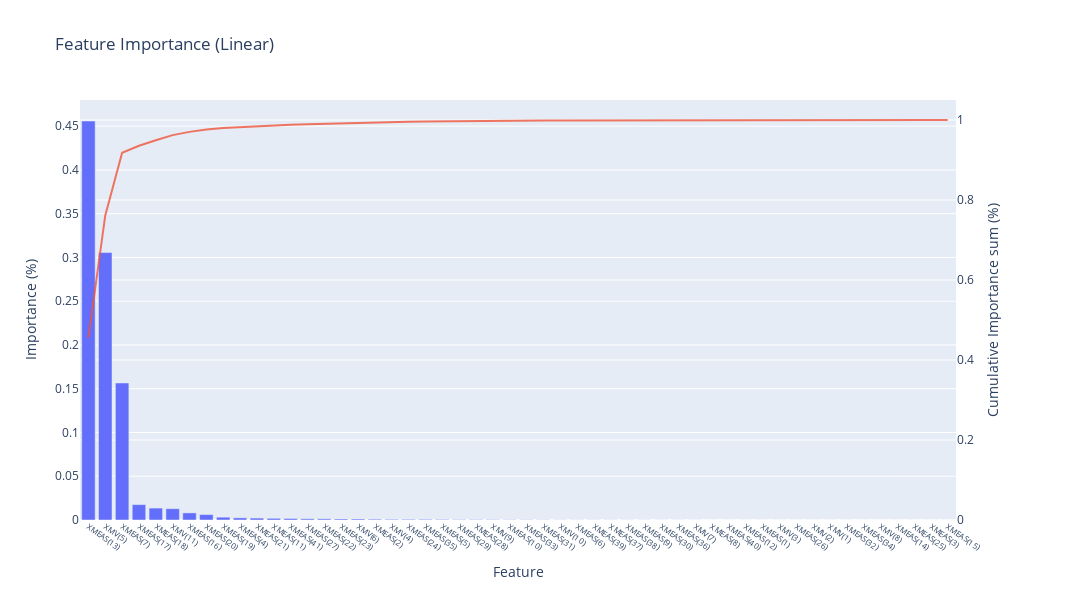
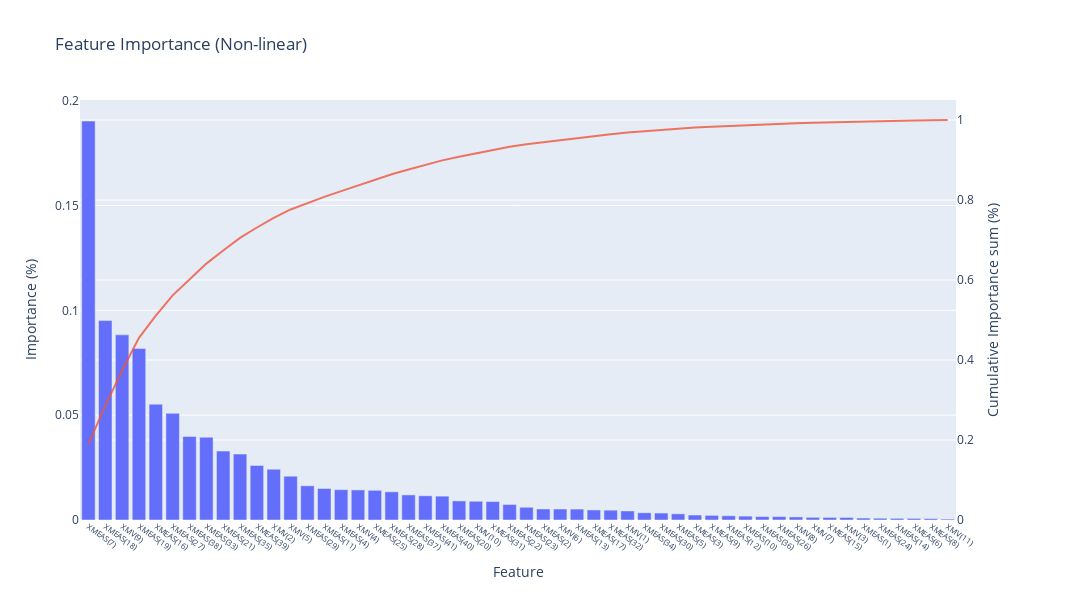

The cell these charts' notebook holds for them, in order:
### Code cell
# Extract feature importance
feature_importance_linear = torch.square(modelo_linearizado.fc1_linear.weight).mean(axis=0).cpu().detach().numpy()
feature_importance_non_linear = torch.square(modelo_linearizado.fc1_nao_linear.weight).mean(axis=0).cpu().detach().numpy()
feature_importance = feature_importance_linear + feature_importance_non_linear

# TEP_utils.plot_feature_importance(feature_importance, inputs_names, title='Feature Importance')
TEP_utils.plot_feature_importance(feature_importance_linear, inputs_names, title='Feature Importance (Linear)')
TEP_utils.plot_feature_importance(feature_importance_non_linear, inputs_names, title='Feature Importance (Non-linear)')

### Figure 1 — Plotly figure (JSON) as saved in the notebook; plotly's stock layout.template omitted (floating-point values rounded to 4 significant figures)
{"data": [{"name": "Importance", "type": "bar", "x": ["XMEAS(13)", "XMV(5)", "XMEAS(7)", "XMEAS(17)", "XMEAS(18)", "XMV(11)", "XMEAS(16)", "XMEAS(20)", "XMEAS(19)", "XMEAS(4)", "XMEAS(21)", "XMEAS(11)", "XMEAS(41)", "XMEAS(27)", "XMEAS(22)", "XMEAS(23)", "XMV(6)", "XMEAS(2)", "XMV(4)", "XMEAS(24)", "XMEAS(35)", "XMEAS(5)", "XMEAS(29)", "XMEAS(28)", "XMV(9)", "XMEAS(10)", "XMEAS(33)", "XMEAS(31)", "XMV(10)", "XMEAS(6)", "XMEAS(39)", "XMEAS(37)", "XMEAS(38)", "XMEAS(9)", "XMEAS(30)", "XMEAS(36)", "XMV(7)", "XMEAS(8)", "XMEAS(40)", "XMEAS(12)", "XMEAS(1)", "XMV(3)", "XMEAS(26)", "XMV(2)", "XMV(1)", "XMEAS(32)", "XMEAS(34)", "XMV(8)", "XMEAS(14)", "XMEAS(25)", "XMEAS(3)", "XMEAS(15)"], "xaxis": "x", "y": [0.4559, 0.3056, 0.1566, 0.01758, 0.01362, 0.01292, 0.008119, 0.006207, 0.003218, 0.002463, 0.002183, 0.001916, 0.001733, 0.001386, 0.001331, 0.001172, 0.00115, 0.0009251, 0.0007592, 0.0007581, 0.0007514, 0.0006329, 0.0004106, 0.0004, 0.0003723, 0.0002893, 0.0002691, 0.0002276, 0.0001373, 0.000128, 0.0001276, 0.0001274, 0.0001147, 0.0001055, 7.321e-05, 6.514e-05, 4.276e-05, 3.613e-05, 3.37e-05, 2.957e-05, 2.609e-05, 2.434e-05, 1.468e-05, 9.19e-06, 6.733e-06, 5.918e-06, 4.161e-06, 3.87e-06, 2.544e-06, 1.035e-06, 8.867e-07, 1.983e-07], "yaxis": "y"}, {"mode": "lines", "name": "Cumulative sum", "opacity": 0.8, "type": "scatter", "x": ["XMEAS(13)", "XMV(5)", "XMEAS(7)", "XMEAS(17)", "XMEAS(18)", "XMV(11)", "XMEAS(16)", "XMEAS(20)", "XMEAS(19)", "XMEAS(4)", "XMEAS(21)", "XMEAS(11)", "XMEAS(41)", "XMEAS(27)", "XMEAS(22)", "XMEAS(23)", "XMV(6)", "XMEAS(2)", "XMV(4)", "XMEAS(24)", "XMEAS(35)", "XMEAS(5)", "XMEAS(29)", "XMEAS(28)", "XMV(9)", "XMEAS(10)", "XMEAS(33)", "XMEAS(31)", "XMV(10)", "XMEAS(6)", "XMEAS(39)", "XMEAS(37)", "XMEAS(38)", "XMEAS(9)", "XMEAS(30)", "XMEAS(36)", "XMV(7)", "XMEAS(8)", "XMEAS(40)", "XMEAS(12)", "XMEAS(1)", "XMV(3)", "XMEAS(26)", "XMV(2)", "XMV(1)", "XMEAS(32)", "XMEAS(34)", "XMV(8)", "XMEAS(14)", "XMEAS(25)", "XMEAS(3)", "XMEAS(15)"], "xaxis": "x", "y": [0.4559, 0.7615, 0.9181, 0.9357, 0.9493, 0.9622, 0.9703, 0.9765, 0.9797, 0.9822, 0.9844, 0.9863, 0.988, 0.9894, 0.9908, 0.9919, 0.9931, 0.994, 0.9948, 0.9955, 0.9963, 0.9969, 0.9973, 0.9977, 0.9981, 0.9984, 0.9987, 0.9989, 0.999, 0.9991, 0.9993, 0.9994, 0.9995, 0.9996, 0.9997, 0.9998, 0.9998, 0.9998, 0.9999, 0.9999, 0.9999, 1.0, 1.0, 1.0, 1.0, 1.0, 1.0, 1.0, 1.0, 1.0, 1.0, 1.0], "yaxis": "y2"}], "layout": {"height": 600, "showlegend": false, "title": {"text": "Feature Importance (Linear)"}, "width": 1200, "xaxis": {"anchor": "y", "domain": [0, 0.94], "tickangle": 35, "tickfont": {"size": 8}, "title": {"text": "Feature"}}, "yaxis": {"anchor": "x", "domain": [0, 1], "title": {"text": "Importance (%)"}}, "yaxis2": {"anchor": "x", "overlaying": "y", "range": [0, 1.05], "side": "right", "title": {"text": "Cumulative Importance sum (%)"}}}}

### Figure 2 — Plotly figure (JSON) as saved in the notebook; plotly's stock layout.template omitted (floating-point values rounded to 4 significant figures)
{"data": [{"name": "Importance", "type": "bar", "x": ["XMEAS(7)", "XMEAS(18)", "XMV(9)", "XMEAS(19)", "XMEAS(16)", "XMEAS(27)", "XMEAS(38)", "XMEAS(33)", "XMEAS(21)", "XMEAS(35)", "XMEAS(39)", "XMV(2)", "XMV(5)", "XMEAS(29)", "XMEAS(11)", "XMEAS(4)", "XMV(4)", "XMEAS(25)", "XMEAS(28)", "XMEAS(37)", "XMEAS(41)", "XMEAS(40)", "XMEAS(20)", "XMV(10)", "XMEAS(31)", "XMEAS(22)", "XMEAS(23)", "XMEAS(2)", "XMV(6)", "XMEAS(13)", "XMEAS(17)", "XMEAS(32)", "XMV(1)", "XMEAS(34)", "XMEAS(30)", "XMEAS(5)", "XMEAS(3)", "XMEAS(9)", "XMEAS(12)", "XMEAS(10)", "XMEAS(36)", "XMEAS(26)", "XMV(8)", "XMV(7)", "XMEAS(15)", "XMV(3)", "XMEAS(1)", "XMEAS(24)", "XMEAS(14)", "XMEAS(6)", "XMEAS(8)", "XMV(11)"], "xaxis": "x", "y": [0.1903, 0.09512, 0.08831, 0.08176, 0.05524, 0.05088, 0.03984, 0.03948, 0.03286, 0.03147, 0.02601, 0.02422, 0.02089, 0.01631, 0.01503, 0.01449, 0.01435, 0.01417, 0.01344, 0.01197, 0.01156, 0.01138, 0.009107, 0.008949, 0.008789, 0.007412, 0.006072, 0.005259, 0.005238, 0.00521, 0.004795, 0.004682, 0.004314, 0.003453, 0.003314, 0.002949, 0.002371, 0.00221, 0.002016, 0.001849, 0.00164, 0.00163, 0.001462, 0.001269, 0.001233, 0.001206, 0.0009243, 0.0008521, 0.0007964, 0.000766, 0.0007032, 0.000452], "yaxis": "y"}, {"mode": "lines", "name": "Cumulative sum", "opacity": 0.8, "type": "scatter", "x": ["XMEAS(7)", "XMEAS(18)", "XMV(9)", "XMEAS(19)", "XMEAS(16)", "XMEAS(27)", "XMEAS(38)", "XMEAS(33)", "XMEAS(21)", "XMEAS(35)", "XMEAS(39)", "XMV(2)", "XMV(5)", "XMEAS(29)", "XMEAS(11)", "XMEAS(4)", "XMV(4)", "XMEAS(25)", "XMEAS(28)", "XMEAS(37)", "XMEAS(41)", "XMEAS(40)", "XMEAS(20)", "XMV(10)", "XMEAS(31)", "XMEAS(22)", "XMEAS(23)", "XMEAS(2)", "XMV(6)", "XMEAS(13)", "XMEAS(17)", "XMEAS(32)", "XMV(1)", "XMEAS(34)", "XMEAS(30)", "XMEAS(5)", "XMEAS(3)", "XMEAS(9)", "XMEAS(12)", "XMEAS(10)", "XMEAS(36)", "XMEAS(26)", "XMV(8)", "XMV(7)", "XMEAS(15)", "XMV(3)", "XMEAS(1)", "XMEAS(24)", "XMEAS(14)", "XMEAS(6)", "XMEAS(8)", "XMV(11)"], "xaxis": "x", "y": [0.1903, 0.2854, 0.3737, 0.4555, 0.5107, 0.5616, 0.6015, 0.6409, 0.6738, 0.7053, 0.7313, 0.7555, 0.7764, 0.7927, 0.8077, 0.8222, 0.8366, 0.8507, 0.8642, 0.8761, 0.8877, 0.8991, 0.9082, 0.9171, 0.9259, 0.9333, 0.9394, 0.9447, 0.9499, 0.9551, 0.9599, 0.9646, 0.9689, 0.9724, 0.9757, 0.9786, 0.981, 0.9832, 0.9852, 0.9871, 0.9887, 0.9903, 0.9918, 0.9931, 0.9943, 0.9955, 0.9964, 0.9973, 0.9981, 0.9988, 0.9995, 1], "yaxis": "y2"}], "layout": {"height": 600, "showlegend": false, "title": {"text": "Feature Importance (Non-linear)"}, "width": 1200, "xaxis": {"anchor": "y", "domain": [0, 0.94], "tickangle": 35, "tickfont": {"size": 8}, "title": {"text": "Feature"}}, "yaxis": {"anchor": "x", "domain": [0, 1], "title": {"text": "Importance (%)"}}, "yaxis2": {"anchor": "x", "overlaying": "y", "range": [0, 1.05], "side": "right", "title": {"text": "Cumulative Importance sum (%)"}}}}
